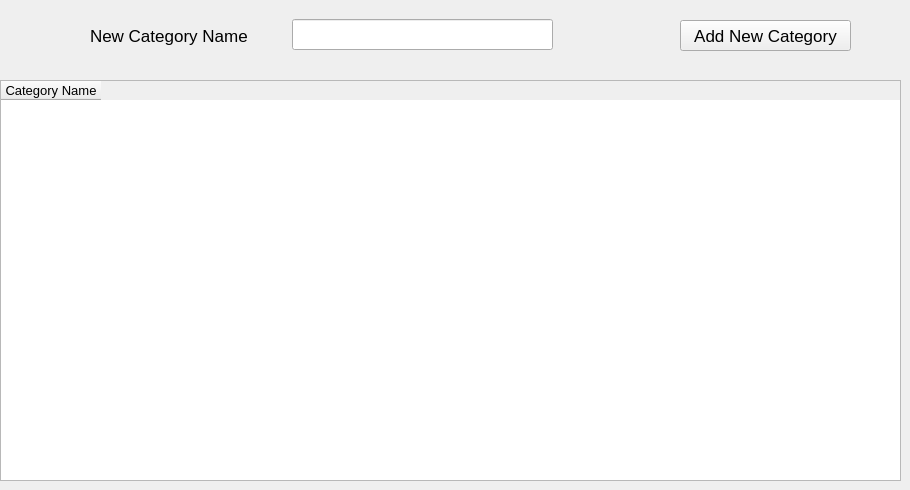
      <widget class="QWidget" name="tab_9">
       <attribute name="title">
        <string>Categories</string>
       </attribute>
       <widget class="QLabel" name="label_28">
        <property name="geometry">
         <rect>
          <x>90</x>
          <y>20</y>
          <width>181</width>
          <height>31</height>
         </rect>
        </property>
        <property name="font">
         <font>
          <pointsize>13</pointsize>
         </font>
        </property>
        <property name="text">
         <string>New Category Name</string>
        </property>
       </widget>
       <widget class="QPushButton" name="pushButton_16">
        <property name="geometry">
         <rect>
          <x>680</x>
          <y>20</y>
          <width>171</width>
          <height>31</height>
         </rect>
        </property>
        <property name="font">
         <font>
          <pointsize>13</pointsize>
         </font>
        </property>
        <property name="text">
         <string>Add New Category</string>
        </property>
       </widget>
       <widget class="QLineEdit" name="lineEdit_21">
        <property name="geometry">
         <rect>
          <x>292</x>
          <y>19</y>
          <width>261</width>
          <height>31</height>
         </rect>
        </property>
       </widget>
       <widget class="QTableWidget" name="tableWidget_4">
        <property name="geometry">
         <rect>
          <x>0</x>
          <y>80</y>
          <width>901</width>
          <height>401</height>
         </rect>
        </property>
        <property name="font">
         <font>
          <pointsize>10</pointsize>
         </font>
        </property>
        <column>
         <property name="text">
          <string>Category Name</string>
         </property>
        </column>
       </widget>
      </widget>
